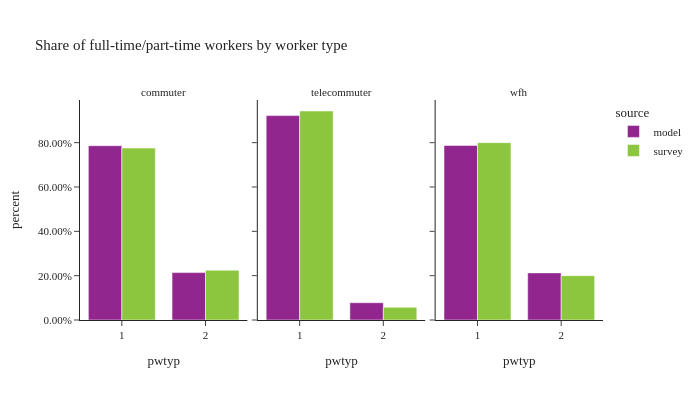

Source (notebook cell):
### Code cell
# worker counts by worker type
df_worker_count = workers.groupby(['source','worker_type','pwtyp'])['pdexpfac']. \
    sum().reset_index()
df_worker_count['percent'] = df_worker_count.groupby(['source','worker_type'], group_keys=False)['pdexpfac']. \
    apply(lambda x: x / float(x.sum()))

df_worker_count_ct = workers.groupby(['source','worker_type','pwtyp'])['pdexpfac'].count().reset_index(). \
    rename(columns={'pdexpfac':'sample count'})
df_worker_count = df_worker_count.merge(df_worker_count_ct, on=['source','worker_type','pwtyp']). \
    rename(columns={'pdexpfac':'total count'})

fig = px.bar(df_worker_count.sort_values(by=['source']), x='pwtyp', y="percent",
             facet_col="worker_type",color="source",hover_data=['sample count','total count'],
             barmode="group",
             title="Share of full-time/part-time workers by worker type")
fig.for_each_annotation(lambda a: a.update(text = a.text.split("=")[-1]))
fig.update_layout(height=400, width=700, font=dict(size=11),
                  yaxis_tickformat = '.2%')
fig.show()

### Figure 1 — Plotly figure (JSON) as saved in the notebook; plotly's stock layout.template omitted (floating-point values rounded to 4 significant figures)
{"data": [{"alignmentgroup": "True", "customdata": [[1641000.0, 1371000.0], [444700.0, 372800.0]], "hovertemplate": "source=model<br>worker_type=commuter<br>pwtyp=%{x}<br>percent=%{y}<br>sample count=%{customdata[0]}<br>total count=%{customdata[1]}<extra></extra>", "legendgroup": "model", "marker": {"color": "#91268F", "pattern": {"shape": ""}}, "name": "model", "offsetgroup": "model", "orientation": "v", "showlegend": true, "textposition": "auto", "type": "bar", "x": [1.0, 2.0], "xaxis": "x", "y": [0.7862, 0.2138], "yaxis": "y"}, {"alignmentgroup": "True", "customdata": [[268800.0, 259500.0], [24300.0, 21950.0]], "hovertemplate": "source=model<br>worker_type=telecommuter<br>pwtyp=%{x}<br>percent=%{y}<br>sample count=%{customdata[0]}<br>total count=%{customdata[1]}<extra></extra>", "legendgroup": "model", "marker": {"color": "#91268F", "pattern": {"shape": ""}}, "name": "model", "offsetgroup": "model", "orientation": "v", "showlegend": false, "textposition": "auto", "type": "bar", "x": [1.0, 2.0], "xaxis": "x2", "y": [0.922, 0.078], "yaxis": "y2"}, {"alignmentgroup": "True", "customdata": [[261000.0, 202200.0], [66020.0, 54580.0]], "hovertemplate": "source=model<br>worker_type=wfh<br>pwtyp=%{x}<br>percent=%{y}<br>sample count=%{customdata[0]}<br>total count=%{customdata[1]}<extra></extra>", "legendgroup": "model", "marker": {"color": "#91268F", "pattern": {"shape": ""}}, "name": "model", "offsetgroup": "model", "orientation": "v", "showlegend": false, "textposition": "auto", "type": "bar", "x": [1.0, 2.0], "xaxis": "x3", "y": [0.7874, 0.2126], "yaxis": "y3"}, {"alignmentgroup": "True", "customdata": [[1652.0, 939800.0], [404.0, 272100.0]], "hovertemplate": "source=survey<br>worker_type=commuter<br>pwtyp=%{x}<br>percent=%{y}<br>sample count=%{customdata[0]}<br>total count=%{customdata[1]}<extra></extra>", "legendgroup": "survey", "marker": {"color": "#8CC63E", "pattern": {"shape": ""}}, "name": "survey", "offsetgroup": "survey", "orientation": "v", "showlegend": true, "textposition": "auto", "type": "bar", "x": [1.0, 2.0], "xaxis": "x", "y": [0.7755, 0.2245], "yaxis": "y"}, {"alignmentgroup": "True", "customdata": [[664.0, 160300.0], [78.0, 9724.0]], "hovertemplate": "source=survey<br>worker_type=telecommuter<br>pwtyp=%{x}<br>percent=%{y}<br>sample count=%{customdata[0]}<br>total count=%{customdata[1]}<extra></extra>", "legendgroup": "survey", "marker": {"color": "#8CC63E", "pattern": {"shape": ""}}, "name": "survey", "offsetgroup": "survey", "orientation": "v", "showlegend": false, "textposition": "auto", "type": "bar", "x": [1.0, 2.0], "xaxis": "x2", "y": [0.9428, 0.0572], "yaxis": "y2"}, {"alignmentgroup": "True", "customdata": [[613.0, 170200.0], [156.0, 42540.0]], "hovertemplate": "source=survey<br>worker_type=wfh<br>pwtyp=%{x}<br>percent=%{y}<br>sample count=%{customdata[0]}<br>total count=%{customdata[1]}<extra></extra>", "legendgroup": "survey", "marker": {"color": "#8CC63E", "pattern": {"shape": ""}}, "name": "survey", "offsetgroup": "survey", "orientation": "v", "showlegend": false, "textposition": "auto", "type": "bar", "x": [1.0, 2.0], "xaxis": "x3", "y": [0.8, 0.2], "yaxis": "y3"}], "layout": {"annotations": [{"font": {}, "showarrow": false, "text": "commuter", "x": 0.16, "xanchor": "center", "xref": "paper", "y": 1.0, "yanchor": "bottom", "yref": "paper"}, {"font": {}, "showarrow": false, "text": "telecommuter", "x": 0.5, "xanchor": "center", "xref": "paper", "y": 1.0, "yanchor": "bottom", "yref": "paper"}, {"font": {}, "showarrow": false, "text": "wfh", "x": 0.84, "xanchor": "center", "xref": "paper", "y": 1.0, "yanchor": "bottom", "yref": "paper"}], "barmode": "group", "font": {"size": 11}, "height": 400, "legend": {"title": {"text": "source"}, "tracegroupgap": 0}, "title": {"text": "Share of full-time/part-time workers by worker type"}, "width": 700, "xaxis": {"anchor": "y", "domain": [0.0, 0.32], "title": {"text": "pwtyp"}}, "xaxis2": {"anchor": "y2", "domain": [0.34, 0.66], "matches": "x", "title": {"text": "pwtyp"}}, "xaxis3": {"anchor": "y3", "domain": [0.68, 1.0], "matches": "x", "title": {"text": "pwtyp"}}, "yaxis": {"anchor": "x", "domain": [0.0, 1.0], "tickformat": ".2%", "title": {"text": "percent"}}, "yaxis2": {"anchor": "x2", "domain": [0.0, 1.0], "matches": "y", "showticklabels": false}, "yaxis3": {"anchor": "x3", "domain": [0.0, 1.0], "matches": "y", "showticklabels": false}}}
